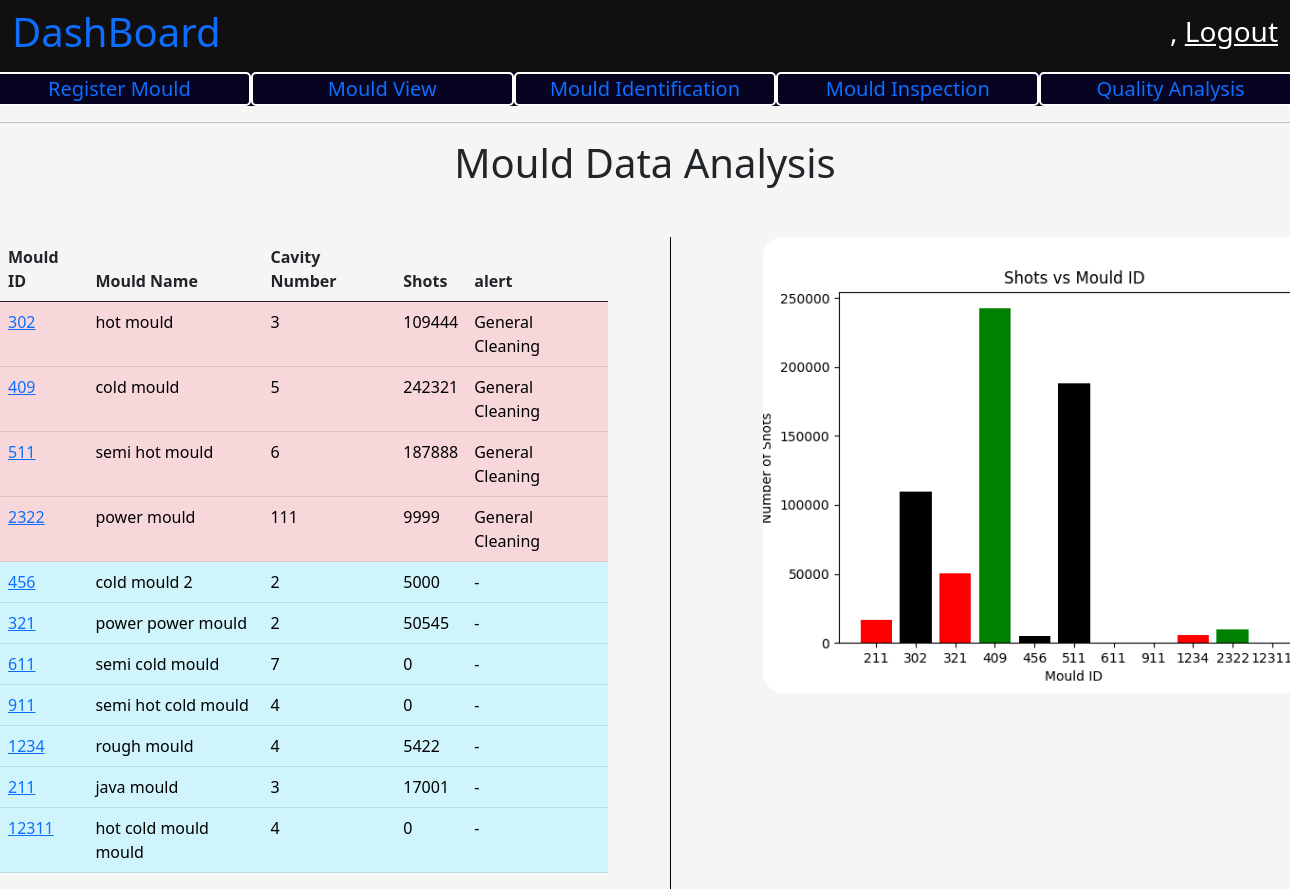
The app's page / (signed in) with its own data.
### mould/models.py (models this page shows)
class Mould(models.Model):
    mould_id = models.IntegerField(primary_key=True)
    mould_name = models.CharField(max_length=200)
    cavity_number = models.IntegerField()
    registered_date = models.DateTimeField(auto_now_add=True)
    registered_by = models.ForeignKey(User, on_delete=models.RESTRICT)
    threshold_value = models.IntegerField()
    present_count = models.IntegerField()
    def __str__(self):
        return str(self.mould_id)
    def alert(self):
        return self.threshold_value - self.present_count <= 500

### user_panel/views.py (the view)
# urls.py: path('', views.homePage, name = "homePage"),
@login_required
def homePage(request):
    context = {}
    print(request.user)
    context['user'] = request.user
    print("-----------------------")
    print(context['user'])
    mould_data = Mould.objects.all()
    print(type(mould_data))
    mould_data = list(mould_data)
    print(mould_data)
    main_point = -1
    for i in range(len(mould_data)):
        if mould_data[i].alert() is True:
            main_point += 1
            temp = mould_data[i]
            mould_data[i] = mould_data[main_point]
            mould_data[main_point] = temp
    graph_for_mould_number_vs_no_of_shots()
    context['mould_data'] = mould_data
    print("----------------------")
    return render(request, 'user_panel/user_dashboard.html', context)

### user_panel/views.py (called while the page is built)
def graph_for_mould_number_vs_no_of_shots():
    mould_data = Mould.objects.all()
    mould_id = []
    mould_shots_count = []
    bar_color = []
    color_list = ['black', 'red', 'green']
    for i in range(len(mould_data)):
        mould_id.append(mould_data[i].mould_id)
        mould_shots_count.append(mould_data[i].present_count)
        color_index = random.randint(0, 2)
        bar_color.append(color_list[color_index])
    mould_id.sort()
    plt.bar([str(i) for i in mould_id], mould_shots_count, color = bar_color)
    plt.title('Shots vs Mould ID')
    plt.xlabel('Mould ID')
    plt.ylabel('Number of Shots')
    print(mould_id)
    print(mould_shots_count)
    plt.savefig('user_panel/static/images/number_of_mould_vs_shots.png')
    plt.close()

### user_panel/templates/user_panel/user_dashboard.html (shortened to what this page needs)
{% extends 'base.html' %}
{% load static %}
{% block title %}
    <link
        rel="stylesheet"
        href="{% static 'css/dashboard.css' %}" >
{% endblock %}
{% block body_content %}
    <nav
        class="navbar navbar-light dashboard_nav">
        <div class="container-fluid dashboard_nav">
            <p class="h1 dashboard_title">
                <a href="{% url 'homePage' %}" style="text-decoration:None;">
                  DashBoard
                </a>
            </p>
            <div class="user_data">
                <p class="h3">
                    {{ request.user.first_name }},
                    <a href="{% url 'userLogout' %}">
                        Logout
                    </a>
                </p>
            </div>
        </div>
    </nav>
    <div class="optionBar">
        <div class="row">
            <div class="col">
                <a href="{% url 'MouldRegistration' %}">
                    Register Mould
                </a>
            </div>
            <div class="col">
                <a href="{% url 'MouldUpdate' %}">
                Mould View
                </a>
            </div>
             <div class="col">
                <a href="{% url "MouldSearch" %}">
                Mould Identification
                </a>
            </div>
             <div class="col">
                <a href="{% url 'MouldRegistration' %}">
                Mould Inspection
                </a>
            </div>
            <div class="col">
                <a href="{% url 'MouldRegistration' %}">
                Quality Analysis
                </a>
            </div>
        </div>
    </div>
    <hr/>
    <p class="h1 firstHeading" style="text-align : center;">
            Mould Data Analysis
    </p>
    <div class="MouldData">
        <div class="row">
            <div class="col">
               <table class="table">
                    <thead>
                        <tr>
                            <th scope="col">Mould ID</th>
                            <th scope="col">Mould Name</th>
                            <th scope="col">Cavity Number</th>
                            <th scope="col">Shots</th>
                            <th scope="col"> alert </th>
                        </tr>
                    </thead>
                    <tbody>
                        {% for mould in mould_data %}
                            {% if mould.alert %}
                                <tr class="table-danger">
                                    <td class="table-danger">
                                        <a href="mould/{{ mould.mould_id }}">
                                            {{ mould.mould_id }}
                                        </a>
                                    </td>
                                    <td class="table-danger">
                                        {{ mould.mould_name }}
                                    </td>
                                    <td class="table-danger">
                                        {{ mould.cavity_number }}
                                    </td>
                                    <td class="table-danger">
                                        {{ mould.present_count }}
                                    </td>
                                    <td class="table-danger">
                                        General Cleaning
                                    </td>
                                </tr>
                            {% else %}
                                <tr class="table-info">
                                    <td class="table-info">
                                        <a href="mould/{{ mould.mould_id }}">
                                            {{ mould.mould_id }}
                                        </a>
                                    </td>
                                    <td class="table-info">
                                        {{ mould.mould_name }}
                                    </td>
                                    <td class="table-info">
                                        {{ mould.cavity_number }}
                                    </td>
                                    <td class="table-info">
                                        {{ mould.present_count }}
                                    </td>
                                    <td class="table-info">
                                        -
                                    </td>
                                </tr>
                            {% endif %}
                        {% endfor %}
                    </tbody>
                </table>
            </div>
            <div class="col graphData">
                <img src="{% static 'images/number_of_mould_vs_shots.png' %}" class="img-fluid graphMouldImg" alt="...">
            </div>
        </div>
    </div>
{% endblock %}

### user_panel/static/css/dashboard.css (style rules this page uses)
body { background-color: whitesmoke; }
nav.dashboard_nav { background-color: rgb(17, 15, 15); }
nav.dashboard_nav div.dashboard_nav { color : white; }
nav.dashboard_nav div.user_data p a { color: white; }
div.optionBar { background-color: rgb(6, 4, 32); }
div.optionBar div.row div.col { font-size: 20px; border : 2px solid white; border-radius: 5px; text-align: center; color:white; }
div.optionBar div.row div.col a { text-decoration: none; }
div.MouldData { margin-top : 50px; }
div.MouldData div.row div.graphData { border-left : 0.5px solid black; margin-left : 50px; }
div.MouldData div.row div.graphData img.graphMouldImg { margin-left : 80px; width: 700px; border-radius: 20px; }

### records on screen
Mould: mould_id "302", mould_name "hot mould", cavity_number "3", present_count "109444"
Mould: mould_id "409", mould_name "cold mould", cavity_number "5", present_count "242321"
Mould: mould_id "511", mould_name "semi hot mould", cavity_number "6", present_count "187888"
Mould: mould_id "2322", mould_name "power mould", cavity_number "111", present_count "9999"
Mould: mould_id "456", mould_name "cold mould 2", cavity_number "2", present_count "5000"
Mould: mould_id "321", mould_name "power power mould", cavity_number "2", present_count "50545"
Mould: mould_id "611", mould_name "semi cold mould", cavity_number "7", present_count "0"
Mould: mould_id "911", mould_name "semi hot cold mould", cavity_number "4", present_count "0"
Mould: mould_id "1234", mould_name "rough mould", cavity_number "4", present_count "5422"
Mould: mould_id "211", mould_name "java mould", cavity_number "3", present_count "17001"
Mould: mould_id "12311", mould_name "hot cold mould mould", cavity_number "4", present_count "0"
